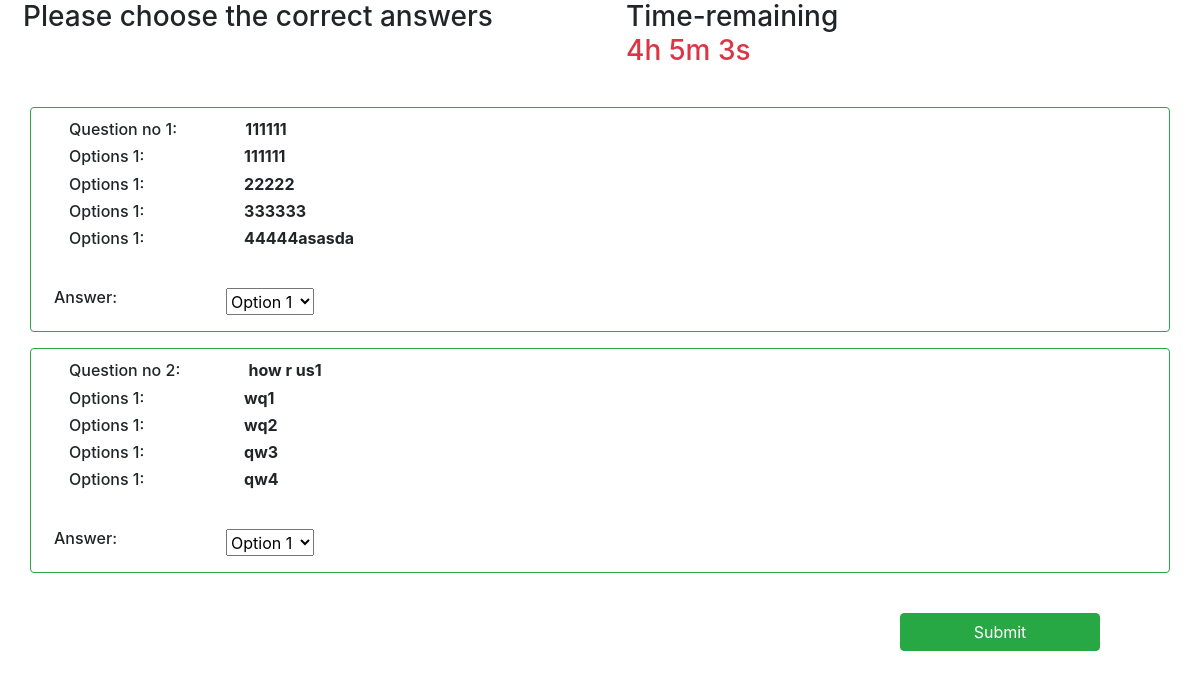
The page /roomview/89 (signed in) on the database its author committed.
### exam_app/models.py (models this page shows)
class question(models.Model):
    relation = models.ForeignKey(room, on_delete=models.CASCADE)
    rel_id = models.IntegerField()
    ques = models.CharField(max_length=100)
    option1 = models.CharField(max_length=100)
    option2 = models.CharField(max_length=100)
    option3 = models.CharField(max_length=100)
    option4 = models.CharField(max_length=100)
    answer = models.CharField(max_length=100)

### exam_app/views.py (the view, shortened to what this page needs)
# urls.py: path('roomview/<int:myid>', views.room_view, name='room_view'),
@never_cache
def room_view(request, myid):
    if request.session.get('phase1') == True:
        request.session['phase2_reached'] = True
        room_data = question.objects.filter(rel_id =myid)
        stud_id = std_details.objects.filter(rel_id=myid)
        timer_data = countdown.objects.filter(rel_id= myid)
        if timer_data:
            for j in timer_data:
                hour = j.timer.hour
                minute = j.timer.minute
                second = j.timer.second
        else:
            hour = 0
            minute = 0
            second = 0
        for i in stud_id:
            stud_id = i.id
        all_data = []
        for p in room_data:
            value = [p.ques, p.option1, p.option2,p.option3, p.option4, p.answer]
            all_data.append(value)
        params = {'params': all_data, 'hour': hour,'minute': minute,'second': second}
        return render(request, 'roomview.html',params)
    else:
        return render(request,'studenterror.html')

### exam_app/templates/roomview.html (shortened to what this page needs)
{% extends 'base.html' %}
{% block body %}
<div class="row container">
<h3 class="col-6 ml-2">Please choose the correct answers</h3>
    <h3 class="col-4 ml-5" >Time-remaining<p id="demo" class="text-danger"></p></h3>
</div>
<form name="frm1" method="post" class="col-12">{% csrf_token %}
{%for ques,opt1,opt2,opt3,opt4,ans in params%}
 <div class="container my-3 border border-success rounded border-3">
  <div class="p-2">
  <div class="my-1 col-12 m-0">
      <h6 >Question no {{forloop.counter}}: <b style="margin-left:4rem;">{{ques}}</b></h6>
  </div>
  <div class="my-1 col-12 m-0 ">
      <h6>Options 1:<b style="margin-left:6rem;"> {{opt1}}</b></h6>
  </div>
   <div class="my-1 col-12 m-0 ">
      <h6>Options 1:<b style="margin-left:6rem;"> {{opt2}}</b></h6>
  </div>
  <div class="my-1 col-12 m-0 ">
      <h6>Options 1:<b style="margin-left:6rem;"> {{opt3}}</b></h6>
  </div>
  <div class="my-1 col-12 m-0 ">
      <h6>Options 1:<b style="margin-left:6rem;"> {{opt4}}</b></h6>
  </div>
<br>
   <div class="my-2 row">
    <h6 class="col-2 ">Answer:</h6>
   <select class="form-select form-select-sm" aria-label=".form-select-sm example" name="answer">
  <option selected value="1">Option 1</option>
</select>
   </div>
  </div>
</div>
{% endfor %}
<br>
    <div class="row">
<p class ='col-9'></p> <button type="submit" class="btn btn-success col-2">Submit</button>
</div>
</form>
{% endblock %}

### exam_app/templates/base.html (shortened to what this page needs)
<!doctype html>
<html lang="en">
  <head>
    <link rel="stylesheet" href="https://stackpath.bootstrapcdn.com/bootstrap/4.2.1/css/bootstrap.min.css">
  </head>
  <body>
  {% block body %} {% endblock %}
  </body>
</html>

### rows shown on the page
question: params "111111", params "111111", params "22222", params "333333", params "44444asasda"
question: params "how r us1", params "wq1", params "wq2", params "qw3", params "qw4"
